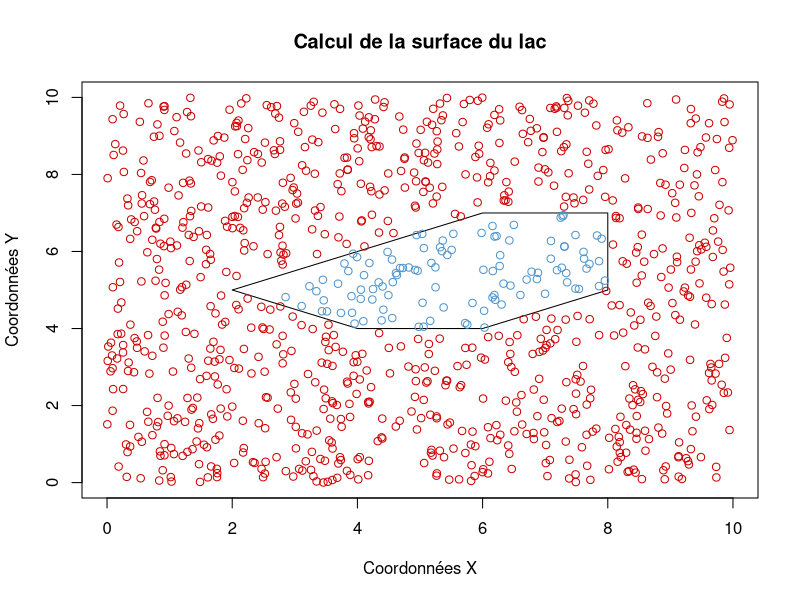

Generate this figure with R: (Note: this script raises an error after producing the figure.)
###
### Chat GPT
###   Simulation de Monte-Carlo
###     Estimation de la surface d'un lac


in_lake <- function(x, y, lake_x, lake_y) {
  # Vérifier si le point (x,y) est à l'intérieur ou à l'extérieur du lac
  num_vertices <- length(lake_x)
  inside <- FALSE
  
  for (i in seq_along(lake_x)) {
    x_i <- lake_x[i]
    y_i <- lake_y[i]
    x_j <- lake_x[(i %% num_vertices) + 1]
    y_j <- lake_y[(i %% num_vertices) + 1]
    
    if (((y_i > y) != (y_j > y)) & 
        (x < (x_j - x_i) * (y - y_i) / (y_j - y_i) + x_i)) {
      inside <- !inside
    }
  }
  
  return(inside)
}

# Définir les coordonnées du lac
lake_x <- c(2, 4, 6, 8, 8, 6, 4, 2)
lake_y <- c(5, 6, 7, 7, 5, 4, 4, 5)

cbind(lake_x, lake_y)

# Tracer le lac
plot(lake_x, lake_y, type = "l", xlim = c(0, 10), ylim = c(0, 10), , main="Calcul de la surface du lac", ylab="Coordonnées Y", xlab="Coordonnées X")


# Générer des points aléatoires dans la zone rectangulaire qui contient le lac
num_points <- 1000
x <- runif(num_points, 0, 10)
y <- runif(num_points, 0, 10)

cbind(x, y)


# Vérifier si chaque point est dans le lac
in_lake_indicator <- sapply(1:num_points, function(i) in_lake(x[i], y[i], lake_x, lake_y))

# Tracer les points dans le lac et en dehors du lac
points(x[in_lake_indicator], y[in_lake_indicator], col = "steelblue3")
points(x[!in_lake_indicator], y[!in_lake_indicator], col = "red3")


# Calculer la proportion de points dans le lac
proportion_in_lake <- mean(in_lake_indicator)

# Calculer la superficie du lac en multipliant la proportion par la superficie de la zone rectangulaire
lake_area <- proportion_in_lake * ((max_x-min_x)*(max_y-min_y))  # 10 * 10 (largeur * longueur de la zone rectangulaire)
lake_area
